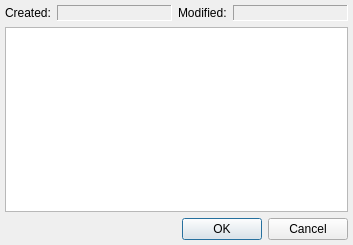
<ui version="4.0" >
 <class>EditNoteDialogClass</class>
 <widget class="QDialog" name="EditNoteDialogClass" >
  <property name="geometry" >
   <rect>
    <x>0</x>
    <y>0</y>
    <width>353</width>
    <height>245</height>
   </rect>
  </property>
  <layout class="QVBoxLayout" name="verticalLayout" >
   <property name="margin" >
    <number>5</number>
   </property>
   <item>
    <layout class="QHBoxLayout" name="horizontalLayout" >
     <item>
      <widget class="QLabel" name="lblCreated" >
       <property name="text" >
        <string>Created:</string>
       </property>
      </widget>
     </item>
     <item>
      <widget class="QLabel" name="lblCreatedValue" >
       <property name="sizePolicy" >
        <sizepolicy vsizetype="Preferred" hsizetype="Expanding" >
         <horstretch>0</horstretch>
         <verstretch>0</verstretch>
        </sizepolicy>
       </property>
       <property name="frameShape" >
        <enum>QFrame::Panel</enum>
       </property>
       <property name="frameShadow" >
        <enum>QFrame::Sunken</enum>
       </property>
       <property name="text" >
        <string/>
       </property>
      </widget>
     </item>
     <item>
      <widget class="QLabel" name="lblModified" >
       <property name="text" >
        <string>Modified:</string>
       </property>
      </widget>
     </item>
     <item>
      <widget class="QLabel" name="lblModifiedValue" >
       <property name="sizePolicy" >
        <sizepolicy vsizetype="Preferred" hsizetype="Expanding" >
         <horstretch>0</horstretch>
         <verstretch>0</verstretch>
        </sizepolicy>
       </property>
       <property name="frameShape" >
        <enum>QFrame::Panel</enum>
       </property>
       <property name="frameShadow" >
        <enum>QFrame::Sunken</enum>
       </property>
       <property name="text" >
        <string/>
       </property>
      </widget>
     </item>
    </layout>
   </item>
   <item>
    <widget class="QPlainTextEdit" name="pteNote" />
   </item>
   <item>
    <widget class="QDialogButtonBox" name="dbbButtons" >
     <property name="standardButtons" >
      <set>QDialogButtonBox::Cancel|QDialogButtonBox::Ok</set>
     </property>
    </widget>
   </item>
  </layout>
 </widget>
 <layoutdefault spacing="6" margin="11" />
 <resources/>
 <connections/>
</ui>
